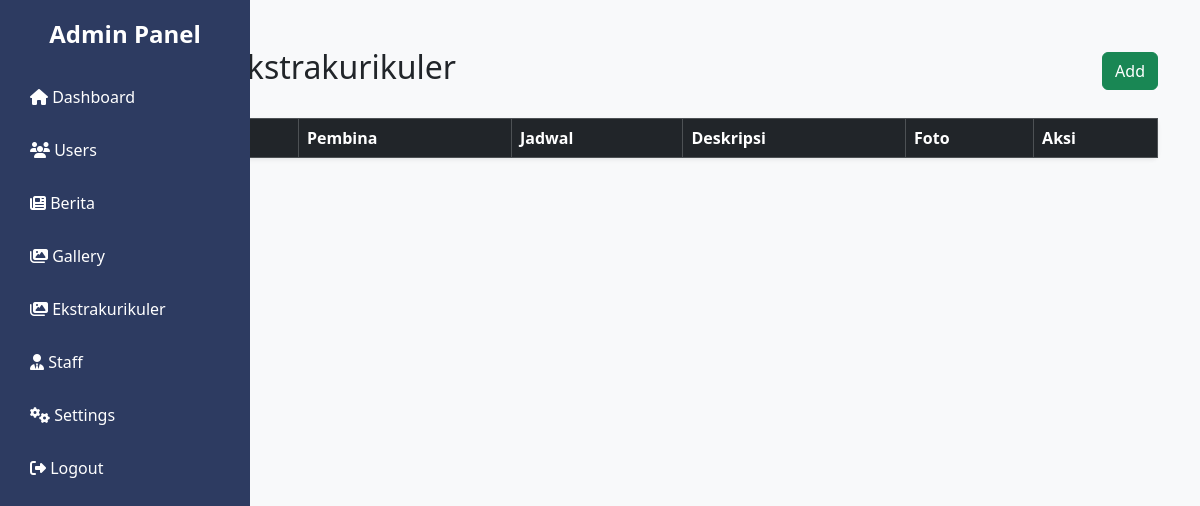
The page /dashboard/ekstrakurikuler.php on the database as committed earlier.
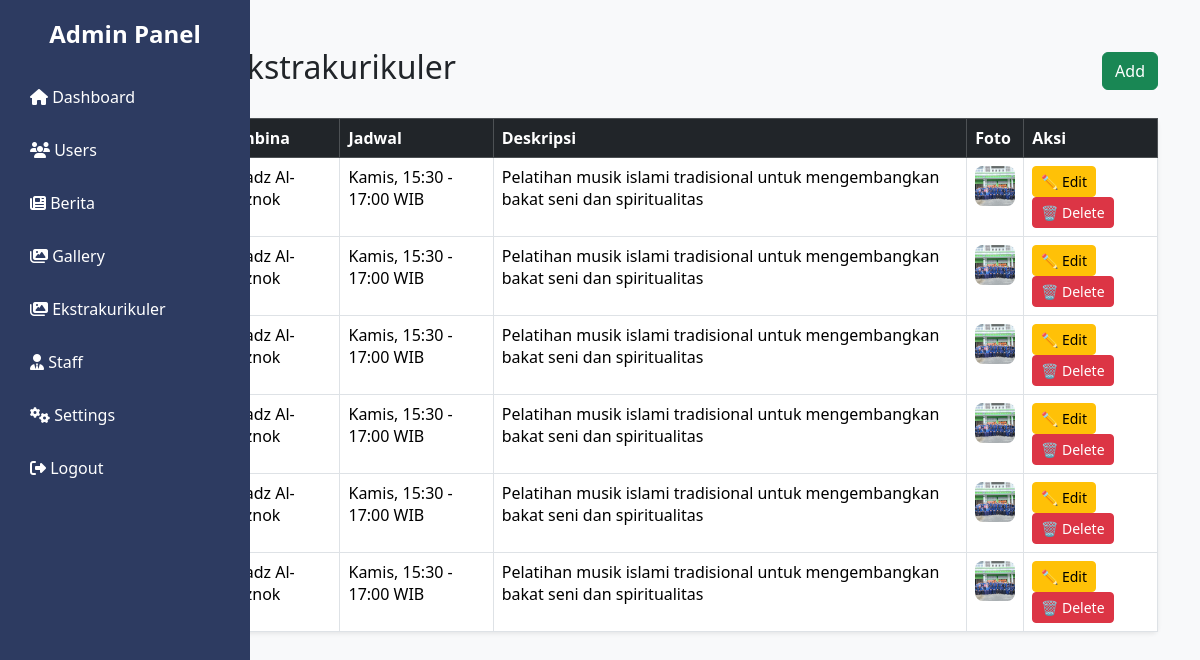
The same page on the database as committed later.
### tables this page shows
CREATE TABLE `ekstrakurikuler` (
  `id` int(11) NOT NULL,
  `nama` varchar(100) DEFAULT NULL,
  `pembina` varchar(100) DEFAULT NULL,
  `jadwal` varchar(100) DEFAULT NULL,
  `deskripsi` text DEFAULT NULL,
  `foto` varchar(255) DEFAULT NULL,
  `created_at` timestamp NOT NULL DEFAULT current_timestamp()
);

### public/dashboard/ekstrakurikuler.php (the view, shortened to what this page needs)
<?php
include '../../config/config.php';
$result = mysqli_query($conn, "SELECT * FROM ekstrakurikuler ORDER BY created_at DESC");
?>
<head>
    <link href="https://cdn.jsdelivr.net/npm/bootstrap@5.3.3/dist/css/bootstrap.min.css" rel="stylesheet">
    <link href="https://cdnjs.cloudflare.com/ajax/libs/font-awesome/6.4.0/css/all.min.css" rel="stylesheet">
</head>
<body class="bg-light">
    <div class="sidebar">
        <h4 class="text-center mb-4">Admin Panel</h4>
        <a href="../dashboard.php"><i class="fa fa-home"></i> Dashboard</a>
        <a href="../dashboard/users.php"><i class="fa fa-users"></i> Users</a>
        <a href="../dashboard/berita.php"><i class="fa fa-newspaper"></i> Berita</a>
        <a href="../dashboard/gallery.php"><i class="fa-solid fa-images"></i> Gallery</a>
        <a href="../dashboard/ekstrakurikuler.php"><i class="fa-solid fa-images"></i> Ekstrakurikuler</a>
        <a href="../dashboard/staff.php"><i class="fa fa-user-tie"></i> Staff</a>
        <a href="#"><i class="fa fa-cogs"></i> Settings</a>
        <a href="/smkn1bintan/auth/logout.php"><i class="fa fa-sign-out-alt"></i> Logout</a>
    </div>
    <div class="container mt-5">
        <div class="d-flex justify-content-between align-items-center mb-4">
            <h2>Manajemen Ekstrakurikuler</h2>
            <a href="../../crud/ekstrakurikuler/ekstrakurikuler_add.php" class="btn btn-success">Add</a>
        </div>
        <table class="table table-hover table-bordered bg-white shadow-sm rounded">
            <thead class="table-dark">
                <tr>
                    <th>No</th>
                    <th>Nama</th>
                    <th>Pembina</th>
                    <th>Jadwal</th>
                    <th>Deskripsi</th>
                    <th>Foto</th>
                    <th>Aksi</th>
                </tr>
            </thead>
            <tbody>
                <?php $no=1; while ($row = mysqli_fetch_assoc($result)) : ?>
                <tr>
                    <td><?= $no++ ?></td>
                    <td><?= htmlspecialchars($row['nama']) ?></td>
                    <td><?= htmlspecialchars($row['pembina']) ?></td>
                    <td><?= htmlspecialchars($row['jadwal']) ?></td>
                    <td><?= htmlspecialchars($row['deskripsi']) ?></td>
                    <td>
                        <img src="../assets/image/ekstrakurikuler/<?= htmlspecialchars($row['foto']) ?>" width="40"
                            height="40" style="object-fit: cover; border-radius: 8px;">
                    </td>
                    <td>
                        <a href="../../crud/ekstrakurikuler/ekstrakurikuler_edit.php?id=<?= $row['id'] ?>"
                            class="btn btn-warning btn-sm">✏ Edit</a>
                        <a href="ekstrakurikuler.php?delete=<?= $row['id'] ?>" onclick="return confirm('Yakin hapus?')"
                            class="btn btn-danger btn-sm">🗑 Delete</a>
                    </td>
                </tr>
                <?php endwhile; ?>
            </tbody>
        </table>
    </div>
</body>
</html>

### public/dashboard/ekstrakurikuler.php (style rules this page uses)
.sidebar { height: 100vh; background: #2d3b61; color: #fff; padding: 20px 0; position: fixed; width: 250px; top: 0; left: 0; }
.sidebar h4 { font-weight: bold; margin-bottom: 25px; text-align: center; }
.sidebar a { color: #fff; display: block; padding: 12px 20px; text-decoration: none; border-radius: 6px; margin: 5px 10px; transition: all 0.3s ease; }

Rows that differ between the two databases and show on the page:
added ekstrakurikuler: jadwal "Kamis, 15:30 - 17:00 WIB", deskripsi "Pelatihan musik islami tradisional untuk mengembangkan bakat seni dan spiritualitas", foto (picture)
added ekstrakurikuler: jadwal "Kamis, 15:30 - 17:00 WIB", deskripsi "Pelatihan musik islami tradisional untuk mengembangkan bakat seni dan spiritualitas", foto (picture)
added ekstrakurikuler: jadwal "Kamis, 15:30 - 17:00 WIB", deskripsi "Pelatihan musik islami tradisional untuk mengembangkan bakat seni dan spiritualitas", foto (picture)
added ekstrakurikuler: jadwal "Kamis, 15:30 - 17:00 WIB", deskripsi "Pelatihan musik islami tradisional untuk mengembangkan bakat seni dan spiritualitas", foto (picture)
added ekstrakurikuler: jadwal "Kamis, 15:30 - 17:00 WIB", deskripsi "Pelatihan musik islami tradisional untuk mengembangkan bakat seni dan spiritualitas", foto (picture)
added ekstrakurikuler: jadwal "Kamis, 15:30 - 17:00 WIB", deskripsi "Pelatihan musik islami tradisional untuk mengembangkan bakat seni dan spiritualitas", foto (picture)
